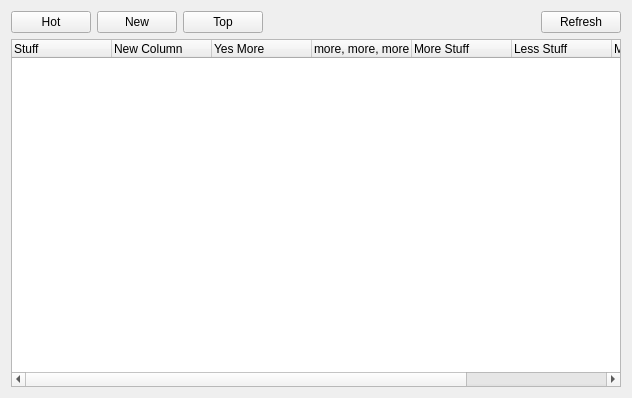
<?xml version="1.0" encoding="UTF-8"?>
<ui version="4.0">
 <class>PostedComments</class>
 <widget class="QWidget" name="PostedComments">
  <property name="geometry">
   <rect>
    <x>0</x>
    <y>0</y>
    <width>632</width>
    <height>398</height>
   </rect>
  </property>
  <property name="windowTitle">
   <string>Form</string>
  </property>
  <layout class="QGridLayout" name="gridLayout">
   <item row="0" column="0">
    <layout class="QHBoxLayout" name="horizontalLayout">
     <item>
      <widget class="QPushButton" name="pushButton_3">
       <property name="text">
        <string>Hot</string>
       </property>
      </widget>
     </item>
     <item>
      <widget class="QPushButton" name="pushButton">
       <property name="text">
        <string>New</string>
       </property>
      </widget>
     </item>
     <item>
      <widget class="QPushButton" name="pushButton_2">
       <property name="text">
        <string>Top</string>
       </property>
      </widget>
     </item>
     <item>
      <spacer name="horizontalSpacer">
       <property name="orientation">
        <enum>Qt::Horizontal</enum>
       </property>
       <property name="sizeHint" stdset="0">
        <size>
         <width>40</width>
         <height>20</height>
        </size>
       </property>
      </spacer>
     </item>
     <item>
      <widget class="QPushButton" name="pushButton_5">
       <property name="text">
        <string>Refresh</string>
       </property>
      </widget>
     </item>
    </layout>
   </item>
   <item row="1" column="0">
    <widget class="GxsCommentTreeWidget" name="treeWidget">
     <column>
      <property name="text">
       <string>Stuff</string>
      </property>
     </column>
     <column>
      <property name="text">
       <string>New Column</string>
      </property>
     </column>
     <column>
      <property name="text">
       <string>Yes More</string>
      </property>
     </column>
     <column>
      <property name="text">
       <string>more, more, more</string>
      </property>
     </column>
     <column>
      <property name="text">
       <string>More Stuff</string>
      </property>
     </column>
     <column>
      <property name="text">
       <string>Less Stuff</string>
      </property>
     </column>
     <column>
      <property name="text">
       <string>More</string>
      </property>
     </column>
     <column>
      <property name="text">
       <string>asdf</string>
      </property>
     </column>
    </widget>
   </item>
  </layout>
 </widget>
 <customwidgets>
  <customwidget>
   <class>GxsCommentTreeWidget</class>
   <extends>QTreeWidget</extends>
   <header>gui/gxs/GxsCommentTreeWidget.h</header>
  </customwidget>
 </customwidgets>
 <resources/>
 <connections/>
</ui>
